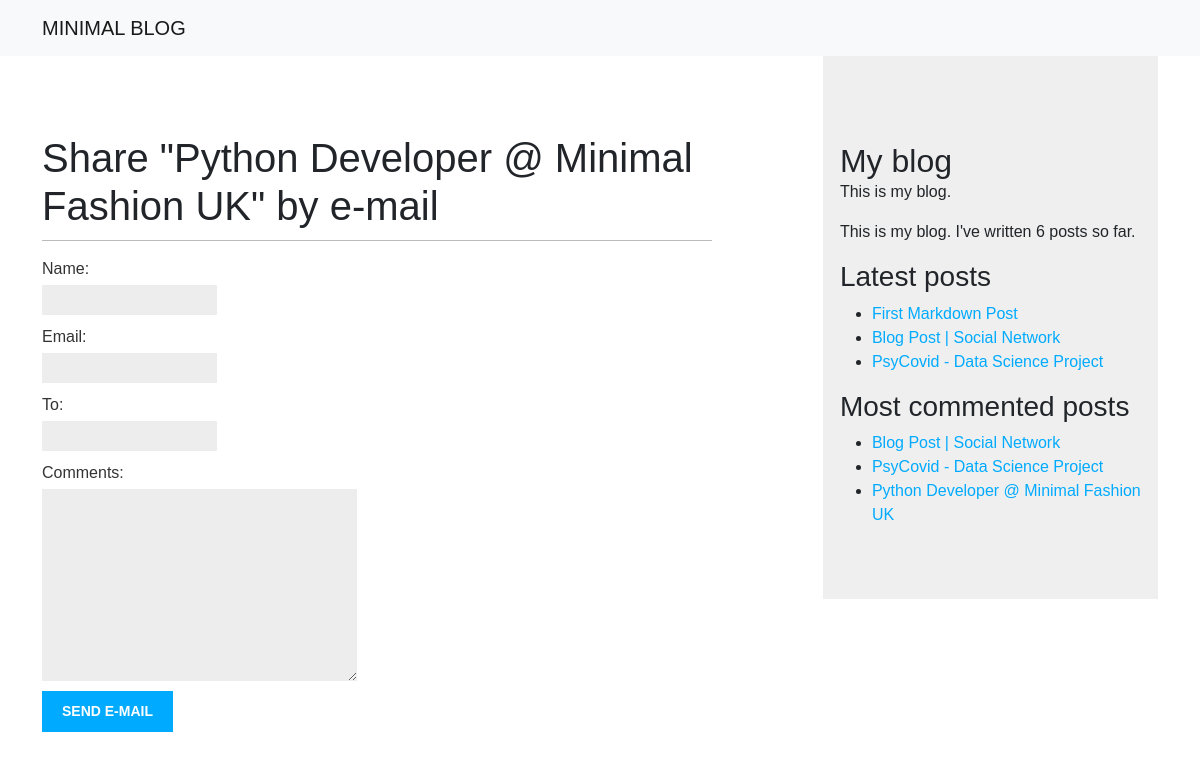
Screenshot of /blog/1/share/ with the database file from the repository.
### blog/models.py (models this page shows, shortened)
class Post(models.Model):
    STATUS_CHOICES = (
        ("draft", "Draft"),
        ("published", "Published"),
    )
    title = models.CharField(max_length=250)
    slug = models.SlugField(max_length=250, unique_for_date="publish")
    author = models.ForeignKey(
        User, on_delete=models.CASCADE, related_name="blog_posts"
    )
    body = models.TextField()
    publish = models.DateTimeField(default=timezone.now)
    created = models.DateTimeField(auto_now_add=True)
    updated = models.DateTimeField(auto_now=True)
    status = models.CharField(max_length=10, choices=STATUS_CHOICES, default="draft")
    objects = models.Manager()  # The default manager.
    published = PublishedManager()  # Our custom manager.
    tags = TaggableManager()
    class Meta:
        ordering = ("-publish",)
    def get_absolute_url(self):
        return reverse(
            "blog:post_detail",
            args=[self.publish.year, self.publish.month, self.publish.day, self.slug],
        )

### blog/views.py (the view)
# urls.py: path("<int:post_id>/share/", views.post_share, name="post_share"),
def post_share(request, post_id):
    post = get_object_or_404(Post, id=post_id, status="published")
    sent = False
    if request.method == "POST":
        form = EmailPostForm(request.POST)
        if form.is_valid():
            cd = form.cleaned_data
            post_url = request.build_absolute_uri(post.get_absolute_url())
            subject = f"{cd['name']} recommends you read " f"{post.title}"
            message = (
                f"Read {post.title} at {post_url}\n\n"
                f"{cd['name']}'s comments: {cd['comments']}"
            )
            send_mail(subject, message, "pythondeveloperberlin@gmail.com", [cd["to"]])
            sent = True
    else:
        form = EmailPostForm()
    return render(
        request, "blog/post/share.html", {"post": post, "form": form, "sent": sent}
    )

### blog/forms.py
class EmailPostForm(forms.Form):
    name = forms.CharField(max_length=25)
    email = forms.EmailField()
    to = forms.EmailField()
    comments = forms.CharField(required=False,
                                widget=forms.Textarea)

### blog/models.py (called while the page is built)
    def get_queryset(self):
        return super(PublishedManager, self).get_queryset().filter(status="published")

### blog/templatetags/blog_tags.py (called while the page is built)
@register.simple_tag
def total_posts():
    return Post.published.count()

@register.inclusion_tag("blog/post/latest_posts.html")
def show_latest_posts(count=5):
    latest_posts = Post.published.order_by("-publish")[:count]
    return {"latest_posts": latest_posts}

@register.simple_tag
def get_most_commented_posts(count=3):
    return Post.published.annotate(total_comments=Count("comments"))\
        .order_by("-total_comments")[:count]

### blog/templates/blog/post/share.html (shortened to what this page needs)
{% extends "blog/base.html" %}
{% block content %}
  {% if sent %}
    <h1>E-mail successfully sent</h1>
    <p>
      "{{ post.title }}" was successfully sent to {{ form.cleaned_data.to }}.
    </p>
  {% else %}
    <h1>Share "{{ post.title }}" by e-mail</h1>
    <form method="post">
      {{ form.as_p }}
      <input type="submit" value="Send e-mail">
    </form>
  {% endif %}
{% endblock %}

### blog/templates/blog/base.html (shortened to what this page needs)
{% load blog_tags %}
{% load static %}
<!DOCTYPE html>
<html lang="en">
  <head>
    <link href="https://cdn.jsdelivr.net/npm/bootstrap@5.1.3/dist/css/bootstrap.min.css" rel="stylesheet"
>
    <link rel="stylesheet" href="{% static 'css/blog.css' %}">
  </head>
  <body>
      <header>
        <nav class="navbar navbar-light bg-light">
          <div class="container container--narrow">
            <a class="navbar-brand" href="#">
              MINIMAL BLOG
            </a>
          </div>
        </nav>
      </header>
      <main class="container">
        <div id="content">
          {% block content %}
          {% endblock %}
        </div>
        <div id="sidebar">
          <h2>My blog</h2>
          <p>This is my blog.</p>
          <p>This is my blog. I've written {% total_posts %} posts so far.</p>
          <h3>Latest posts</h3>
          {% show_latest_posts 3 %}
          <h3>Most commented posts</h3>
          {% get_most_commented_posts as most_commented_posts %}
          <ul>
            {% for post in most_commented_posts %}
            <li>
              <a href="{{ post.get_absolute_url }}">{{ post.title }}</a>
            </li>
            {% endfor %}
          </ul>
        </div>
      </main>
  </body>
</html>

### blog/templates/blog/post/latest_posts.html
<ul>
  {% for post in latest_posts %}
  <li>
    <a href="{{ post.get_absolute_url }}">{{ post.title }}</a>
  </li>
  {% endfor %}
</ul>

### blog/static/css/blog.css (style rules this page uses)
body { margin:0; padding:0; font-family:helvetica, sans-serif; }
a { color:#00abff; text-decoration:none; }
h1 { font-weight:normal; border-bottom:1px solid #bbb; padding:0 0 10px 0; }
h2 { font-weight:normal; margin:30px 0 0; }
#content { float:left; width:60%; padding:7% 0 0 0; }
#sidebar { float:right; width:30%; padding:5% 1.5%; background:#efefef; height:100%; }
label { float:left; clear:both; color:#333; margin-bottom:4px; }
input, textarea { clear:both; float:left; margin:0 0 10px; background:#ededed; border:0; padding:6px 10px; font-size:12px; }
input[type=submit] { font-weight:bold; background:#00abff; color:#fff; padding:10px 20px; font-size:14px; text-transform:uppercase; }

### rows the page displays
Post: title "Python Developer @ Minimal Fashion UK"
Post: title "First Markdown Post"
Post: title "Blog Post | Social Network"
Post: title "PsyCovid - Data Science Project"
